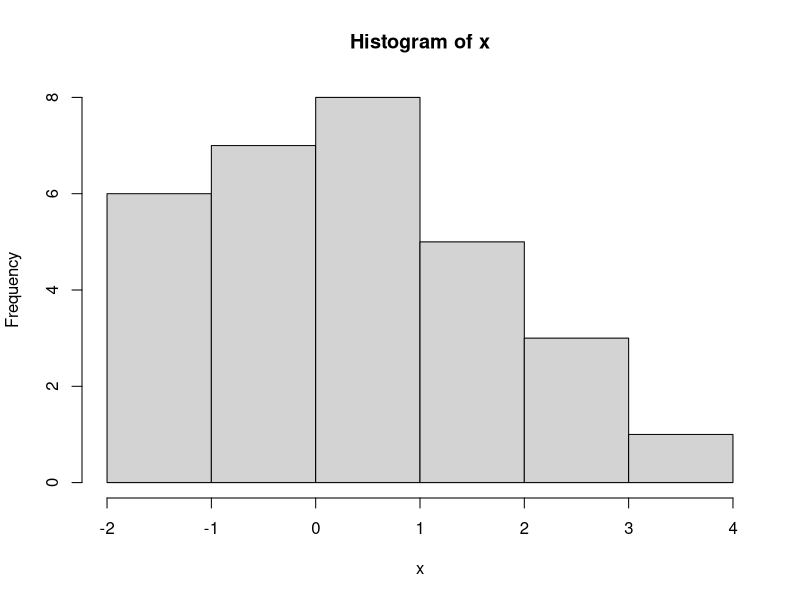

Generate this figure with R:
## ---- chunk 1
(x <- rnorm(30))
## ---- chunk 2
hist(x)
